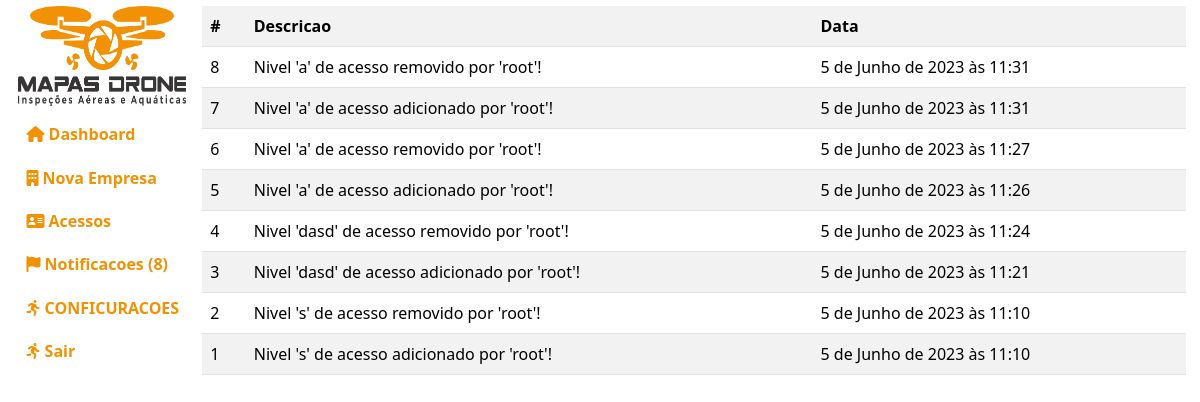
Before: /administracao/notificacoes/ (signed in) with the older database file.
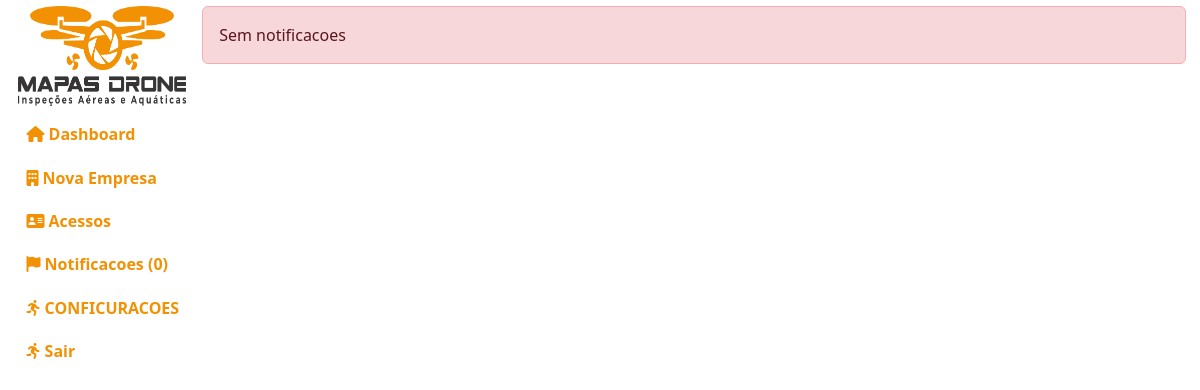
After: the same page with the newer database file.
### empresa/models.py (models this page shows, shortened)
class Notificacoes(models.Model):
    descricao = models.TextField(default="")
    visto = models.BooleanField(default=0)
    data = models.DateTimeField(default=timezone.now)
    class Meta:
        db_table = "notificacoes"
        verbose_name = "Notificacao"
        verbose_name_plural = "Notificacoes"
        ordering = ["-id"]

### administracao/views.py (the view)
# urls.py: path("notificacoes/", views.notificacoes),
def notificacoes(request):
    if request.user.is_authenticated and request.user.is_superuser:
        notificacoes = pega_notificacoes()
        update_notificacoes(notificacoes)
        context = {"notificacoes": notificacoes}
        return render(request, "administracao/public/notificacoes.html", context)
    return redirect("/")

### administracao/views.py (called while the page is built)
def pega_notificacoes():
    notificacoes = Notificacoes.objects.all()
    return notificacoes

def update_notificacoes(notificacoes):
    for n in notificacoes:
        up = Notificacoes.objects.filter(id=n.id)
        up.update(visto=1)

### templates/administracao/public/notificacoes.html (shortened to what this page needs)
{% extends 'base.html' %}
{% load static %}
{% load django_bootstrap5 %}
{% block css %}
<link rel="stylesheet" href="{% static 'index/css/administracao.css' %}">
{% endblock %}
{% block ld %}
{% if notificacoes %}
<table class="table table-striped">
    <tr>
        <th>#</th>
        <th>Descricao</th>
        <th>Data</th>
    </tr>
    {% for notificacao in notificacoes %}
        <tr>
            <td>{{notificacao.id}}</td>
            <td>{{notificacao.descricao}}</td>
            <td>{{notificacao.data}}</td>
        </tr>
    {% endfor %}
</table>
{% else %}
<div class="alert alert-danger">Sem notificacoes</div>
{% endif %}
{% endblock %}

### templates/base.html (shortened to what this page needs)
{% load static %}
{% load django_bootstrap5 %}
<!DOCTYPE html>
<html lang="pt-BR">
<head>
    {% bootstrap_css %}
    <link rel="stylesheet" href="{% static 'index/css/all.min.css' %}" />
    <link rel="stylesheet" href="{% static 'index/css/index.css' %}" />
    {% block css %}
    {% endblock %}
</head>
<body>
    <div class="le">
        {% block le %}
            {% include 'administracao/lateral-esquerda.html' %}
        {% endblock %}
    </div>
    <div class="ld">
        {% block ld %}
        {% endblock %}
    </div>
</body>
</html>

### templates/administracao/lateral-esquerda.html (shortened to what this page needs)
{% load static %}
<div class="lateral-esquerda">
    <div class="logo">
        <img src="{% static 'index/images/logo.png' %}" width="100%" height="100" alt="">
    </div>
    <a href="/">
        <i class="fa-solid fa-house"></i>
        <span>Dashboard</span>
    </a>
    {% if request.user.is_superuser %}
        <a href="{% url 'nova_empresa-empresa' %}">
            <i class="fa-solid fa-building"></i>
            <span>Nova Empresa</span>
        </a>
        <a href="/administracao/niveis/">
            <i class="fa-solid fa-address-card"></i>
            <span>Acessos</span>
        </a>
        <a href="/administracao/notificacoes/">
            <i class="fa-solid fa-flag"></i>
            <span>Notificacoes ({{notificacoes|length}})</span>
        </a>
    {% endif %}
    <a href="">
        <i class="fa-solid fa-person-running"></i>
        <span>CONFICURACOES</span>
    </a>
    <a href="{% url 'logout-index' %}">
        <i class="fa-solid fa-person-running"></i>
        <span>Sair</span>
    </a>
</div>

### index/static/index/css/index.css (style rules this page uses)
body { overflow:hidden; }

### index/static/index/css/administracao.css (style rules this page uses)
div.le, div.ld { display:inline-block; height: 100vh; padding:0.5%; overflow: auto; }
div.le { width: 15%; border-radius:10px; margin-left:1%; }
div.le div.logo { margin-bottom: 5%; }
div.le a { display: block; height:40px; line-height: 40px; margin-bottom:2%; padding-left:5%; font-weight: bold; color:#f19103; text-decoration:none; }
div.ld { width: 83%; background-color:#fff; }

Changed rows visible on the page:
removed Notificacoes: id "8", descricao "Nivel 'a' de acesso removido por 'root'!", data "5 de Junho de 2023 às 11:31"
removed Notificacoes: id "7", descricao "Nivel 'a' de acesso adicionado por 'root'!", data "5 de Junho de 2023 às 11:31"
removed Notificacoes: id "6", descricao "Nivel 'a' de acesso removido por 'root'!", data "5 de Junho de 2023 às 11:27"
removed Notificacoes: id "5", descricao "Nivel 'a' de acesso adicionado por 'root'!", data "5 de Junho de 2023 às 11:26"
removed Notificacoes: id "4", descricao "Nivel 'dasd' de acesso removido por 'root'!", data "5 de Junho de 2023 às 11:24"
removed Notificacoes: id "3", descricao "Nivel 'dasd' de acesso adicionado por 'root'!", data "5 de Junho de 2023 às 11:21"
removed Notificacoes: id "2", descricao "Nivel 's' de acesso removido por 'root'!", data "5 de Junho de 2023 às 11:10"
removed Notificacoes: id "1", descricao "Nivel 's' de acesso adicionado por 'root'!", data "5 de Junho de 2023 às 11:10"
Other visible differences:
{{ notificacoes|length }}: "8" → "0"
text no longer shown: "# Descricao Data"
text now shown: "Sem notificacoes"
